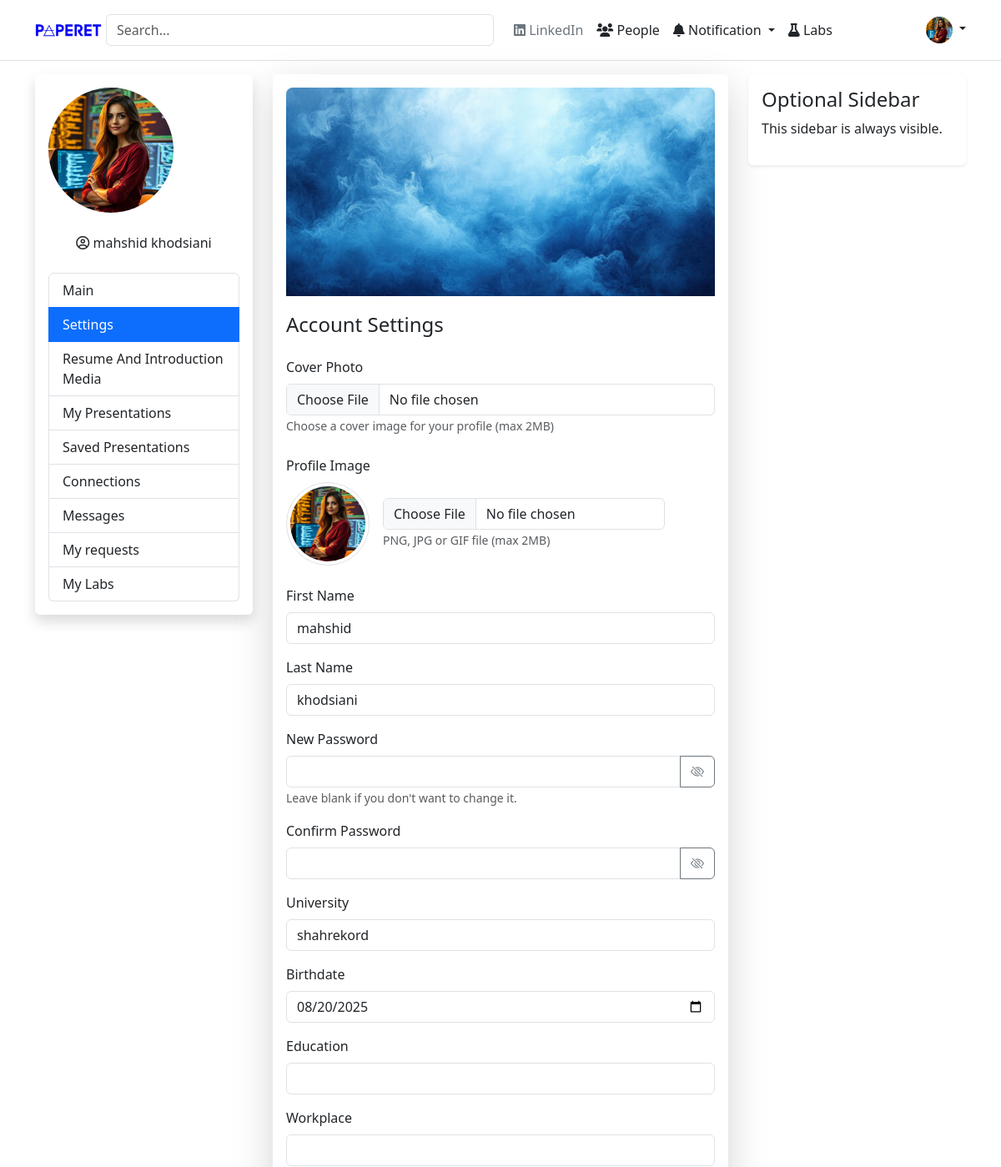
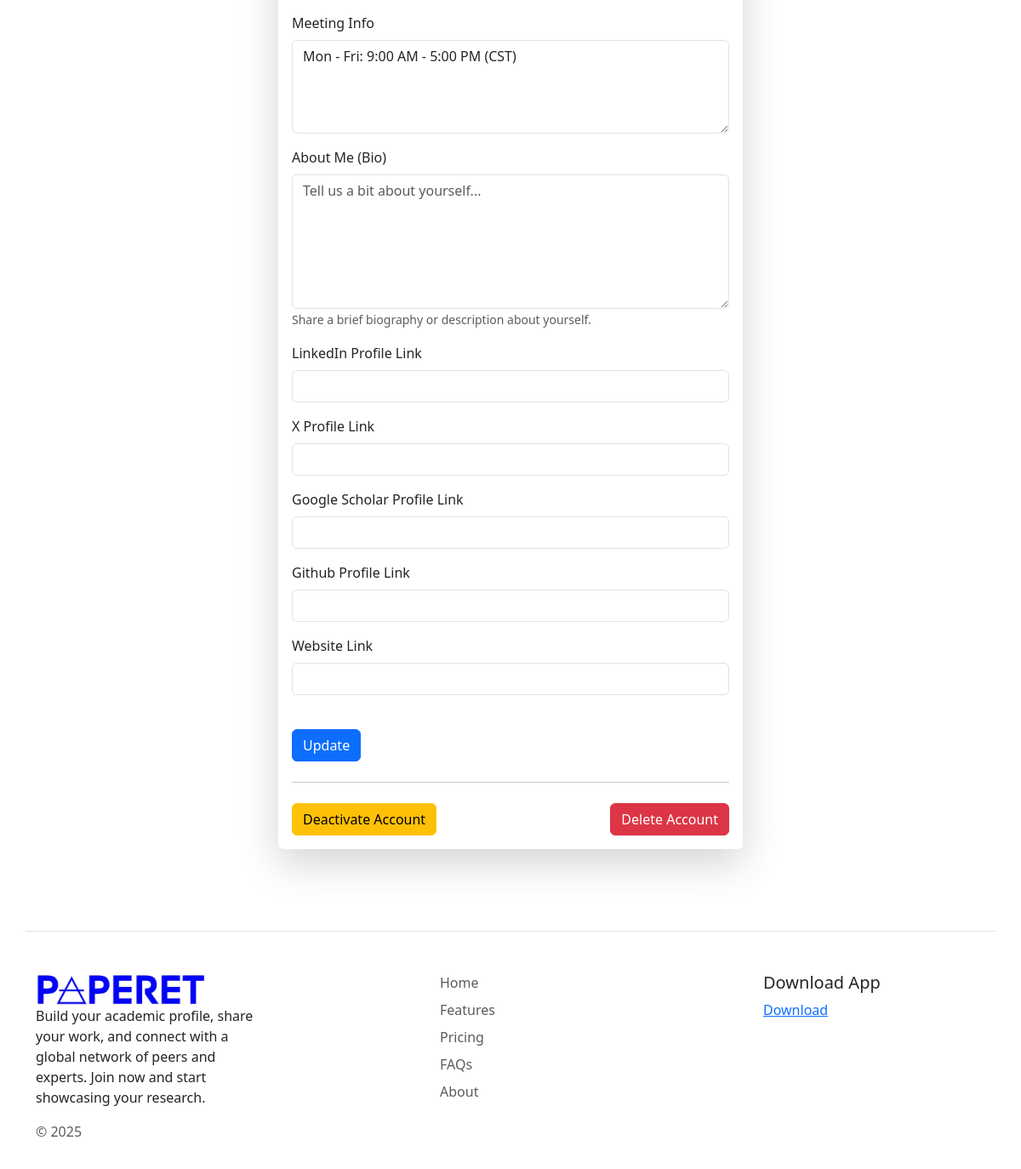
Screenshot of /profile/settings.php (signed in) with the database file from the repository (2 pictures, top to bottom).
### tables this page shows
CREATE TABLE `users` (
  `id` int(12) NOT NULL,
  `name` varchar(255) DEFAULT NULL,
  `family` varchar(255) DEFAULT NULL,
  `email` varchar(255) DEFAULT NULL,
  `password` varchar(255) DEFAULT NULL,
  `reset_code` varchar(255) DEFAULT NULL,
  `reset_code_expires_at` datetime DEFAULT NULL,
  `status` int(1) NOT NULL DEFAULT 1,
  `google_id` varchar(255) DEFAULT NULL,
  `is_google_user` tinyint(1) DEFAULT 0,
  `profile_pic` varchar(255) DEFAULT NULL,
  `cover_photo` varchar(255) DEFAULT NULL,
  `is_active` tinyint(1) NOT NULL DEFAULT 0,
  `email_verification_token` varchar(255) DEFAULT NULL,
  `university` varchar(255) DEFAULT NULL,
  `birthdate` date DEFAULT NULL,
  `education` varchar(255) DEFAULT NULL,
  `workplace` varchar(255) DEFAULT NULL,
  `meeting_info` text DEFAULT NULL,
  `linkedin_url` varchar(255) DEFAULT NULL,
  `x_url` varchar(255) DEFAULT NULL,
  `google_scholar_url` varchar(255) DEFAULT NULL,
  `github_url` varchar(255) DEFAULT NULL,
  `website_url` varchar(255) DEFAULT NULL,
  `custom_profile_link` varchar(255) DEFAULT NULL,
  `availability_status` enum('available','busy','meeting_link','google_calendar_embed') DEFAULT 'available',
  `meeting_link` varchar(255) DEFAULT NULL,
  `google_calendar` varchar(255) DEFAULT NULL,
  `resume_pdf_path` varchar(255) DEFAULT NULL,
  `intro_video_path` varchar(255) DEFAULT NULL,
  `last_resume_update` timestamp NULL DEFAULT NULL,
  `hide_resume` int(1) NOT NULL DEFAULT 0,
  `biography` longtext DEFAULT NULL,
  `created_at` timestamp NOT NULL DEFAULT current_timestamp(),
  `updated_at` timestamp NOT NULL DEFAULT current_timestamp() ON UPDATE current_timestamp()
);

### profile/settings.php (the view, shortened to what this page needs)
<?php
$userId = $_SESSION['user_data']['id'];
include "../config.php";
$conn = new mysqli($servername, $username, $password, $dbname);
$conn->set_charset("utf8mb4");
$user = [];
$sql = "SELECT id, name, family, email, profile_pic, cover_photo, university, birthdate, education, workplace, meeting_info, linkedin_url, x_url, google_scholar_url, github_url, website_url, biography FROM users WHERE id = ?";
$stmt = $conn->prepare($sql);
$stmt->bind_param("i", $userId);
$stmt->execute();
$result = $stmt->get_result();
if ($result->num_rows > 0) {
    $user = $result->fetch_assoc();
} else {
    header("Location: ../login.php");
    exit();
}
?>
<!DOCTYPE html>
<html lang="en">
<head>
    <?php include "../includes.php"; ?>
    <link rel="stylesheet" href="https://cdn.jsdelivr.net/npm/bootstrap-icons@1.11.3/font/bootstrap-icons.min.css">
    <link rel="stylesheet" href="styles.css">
</head>
<body>
    <?php include "header.php"; ?>
    <div class="container">
        <div class="row">
            <?php include "sidebar.php"; ?>
            <div class="col-md-6">
                <div class="main-content shadow-lg p-3 mb-5 bg-white rounded">
                    <div class="cover-photo-container">
                        <?php if (!empty($user['cover_photo'])): ?>
                            <img src="../<?= htmlspecialchars($user['cover_photo']); ?>" alt="Cover Photo">
                        <?php else: ?>
                            <img src="../images/11.jpg" alt="Default Cover Photo">
                        <?php endif; ?>
                    </div>
                    <h4 class="mb-4">Account Settings</h4>
                    <form action="" method="post" enctype="multipart/form-data">
                        <div class="mb-4">
                            <label for="coverPhoto" class="form-label">Cover Photo</label>
                            <input type="file" class="form-control" id="coverPhoto" name="cover_photo" accept="image/png, image/jpeg, image/gif">
                            <small class="form-text text-muted">Choose a cover image for your profile (max 2MB)</small>
                        </div>
                        <div class="mb-4">
                            <label for="profileImage" class="form-label">Profile Image</label>
                            <div class="d-flex align-items-center">
                                <img src="../<?php echo htmlspecialchars($user['profile_pic'] ?? '../images/2.png'); ?>" alt="Profile Picture" class="img-thumbnail rounded-circle me-3" style="width: 100px; height: 100px; object-fit: cover;">
                                <div>
                                    <input type="file" class="form-control" id="profileImage" name="profile_image" accept="image/png, image/jpeg, image/gif">
                                    <small class="form-text text-muted">PNG, JPG or GIF file (max 2MB)</small>
                                </div>
                            </div>
                        </div>
                        <div class="mb-3">
                            <label for="firstName" class="form-label">First Name</label>
                            <input type="text" class="form-control" id="firstName" name="first_name" value="<?php echo htmlspecialchars($_POST['first_name'] ?? $user['name'] ?? ''); ?>">
                        </div>
                        <div class="mb-3">
                            <label for="lastName" class="form-label">Last Name</label>
                            <input type="text" class="form-control" id="lastName" name="last_name" value="<?php echo htmlspecialchars($_POST['last_name'] ?? $user['family'] ?? ''); ?>">
                        </div>
                        <div class="mb-3">
                            <label for="password" class="form-label">New Password</label>
                            <div class="input-group">
                                <input type="password" class="form-control" id="password" name="password">
                                <button class="btn btn-outline-secondary" type="button" id="togglePassword">
                                    <i class="bi bi-eye-slash" id="toggleIcon"></i>
                                </button>
                            </div>
                            <small class="form-text text-muted">Leave blank if you don't want to change it.</small>
                        </div>
                        <div class="mb-3">
                            <label for="confirmPassword" class="form-label">Confirm Password</label>
                            <div class="input-group">
                                <input type="password" class="form-control" id="confirmPassword" name="confirm_password">
                                <button class="btn btn-outline-secondary" type="button" id="toggleConfirmPassword">
                                    <i class="bi bi-eye-slash" id="toggleConfirmIcon"></i>
                                </button>
                            </div>
                        </div>
                        <div class="mb-3">
                            <label for="university" class="form-label">University</label>
                            <input type="text" class="form-control" id="university" name="university" value="<?php echo htmlspecialchars($_POST['university'] ?? $user['university'] ?? ''); ?>">
                        </div>
                        <div class="mb-3">
                            <label for="birthdate" class="form-label">Birthdate</label>
                            <input type="date" class="form-control" id="birthdate" name="birthdate" value="<?php echo htmlspecialchars($_POST['birthdate'] ?? $user['birthdate'] ?? ''); ?>">
                        </div>
                        <div class="mb-3">
                            <label for="education" class="form-label">Education</label>
                            <input type="text" class="form-control" id="education" name="education" value="<?php echo htmlspecialchars($_POST['education'] ?? $user['education'] ?? ''); ?>">
                        </div>
                        <div class="mb-3">
                            <label for="workplace" class="form-label">Workplace</label>
                            <input type="text" class="form-control" id="workplace" name="workplace" value="<?php echo htmlspecialchars($_POST['workplace'] ?? $user['workplace'] ?? ''); ?>">
                        </div>
                        <div class="mb-3">
                            <label for="meetingInfo" class="form-label">Meeting Info</label>
                            <textarea class="form-control" id="meetingInfo" name="meeting_info" rows="4"><?php echo htmlspecialchars($_POST['meeting_info'] ?? $user['meeting_info'] ?? 'Mon - Fri: 9:00 AM - 5:00 PM (CST)'); ?></textarea>
                        </div>
                        <div class="mb-3">
                            <label for="aboutMe" class="form-label">About Me (Bio)</label>
                            <textarea class="form-control" id="aboutMe" name="biography" rows="6" placeholder="Tell us a bit about yourself..."><?php echo htmlspecialchars($_POST['biography'] ?? $user['biography'] ?? ''); ?></textarea>
                            <small class="form-text text-muted">Share a brief biography or description about yourself.</small>
                        </div>
                        <div class="mb-3">
                            <label for="linkedin" class="form-label">LinkedIn Profile Link</label>
                            <input type="url" class="form-control" id="linkedin" name="linkedin_url" value="<?php echo htmlspecialchars($_POST['linkedin_url'] ?? $user['linkedin_url'] ?? ''); ?>">
                        </div>
                        <div class="mb-3">
                            <label for="xProfile" class="form-label">X Profile Link</label>
                            <input type="url" class="form-control" id="xProfile" name="x_url" value="<?php echo htmlspecialchars($_POST['x_url'] ?? $user['x_url'] ?? ''); ?>">
                        </div>
                        <div class="mb-3">
                            <label for="googleScholar" class="form-label">Google Scholar Profile Link</label>
                            <input type="url" class="form-control" id="googleScholar" name="google_scholar_url" value="<?php echo htmlspecialchars($_POST['google_scholar_url'] ?? $user['google_scholar_url'] ?? ''); ?>">
                        </div>
                        <div class="mb-3">
                            <label for="github" class="form-label">Github Profile Link</label>
                            <input type="url" class="form-control" id="github" name="github_url" value="<?php echo htmlspecialchars($_POST['github_url'] ?? $user['github_url'] ?? ''); ?>">
                        </div>
                        <div class="mb-3">
                            <label for="websiteLink" class="form-label">Website Link</label>
                            <input type="url" class="form-control" id="websiteLink" name="website_url" value="<?php echo htmlspecialchars($_POST['website_url'] ?? $user['website_url'] ?? ''); ?>">
                        </div>
                        <button type="submit" class="btn btn-primary mt-4">Update</button>
                    </form>
                    <hr class="my-4">
                    <div class="d-flex justify-content-between">
                        <form action="" method="post" onsubmit="return confirm('Are you sure you want to deactivate your account?')">
                            <button type="submit" name="deactivate_account" class="btn btn-warning">
                                Deactivate Account
                            </button>
                        </form>
                        <form action="" method="post" onsubmit="return confirm('⚠️ This will permanently delete your account. Are you sure?')">
                            <button type="submit" name="delete_account" class="btn btn-danger">
                                Delete Account
                            </button>
                        </form>
                    </div>
                </div>
            </div>
            <div class="col-md-3">
                <div class="optional-sidebar shadow-sm p-3 mb-5 bg-white rounded">
                    <h4>Optional Sidebar</h4>
                    <p>This sidebar is always visible.</p>
                </div>
            </div>
        </div>
    </div>
    <?php include "footer.php"; ?>
</body>
</html>

### profile/settings.php (style rules this page uses)
.cover-photo-container { width: 100%; height: 250px; background-color: #eee; background-size: cover; background-position: center; border-radius: 8px 8px 0 0; margin-bottom: 20px; position: relative; }
.cover-photo-container img { width: 100%; height: 100%; object-fit: cover; border-radius: 8px 8px 0 0; }

### rows the page displays
users: cover_photo (picture), profile_pic (picture), first_name "mahshid", last_name "khodsiani", university "shahrekord", birthdate "08/20/2025", meeting_info "Mon - Fri: 9:00 AM - 5:00 PM (CST)"
